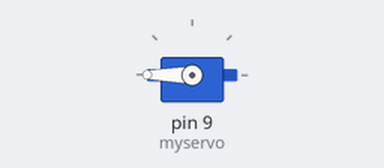
A sketch run on a simulated Arduino Uno, built with avr-gcc and run on an emulated ATmega328P. Parts: servo.

Above: at 1.05 s.
At 12.95 s:
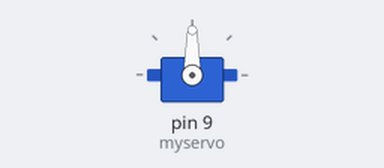
At 24.95 s:
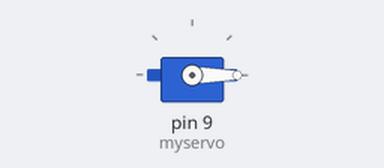
Timing chart, 0 to 32.2 s (numbered marks = the images above):
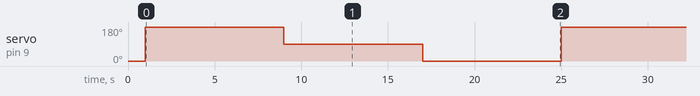

Measured:
- by itself, servo on pin 9 (myservo): repeats every 24.0 s: 90° 8.0 s, 0° 8.0 s, 180° 8.0 s

The sketch:

sketch_Servo_Alignment.ino
```cpp
#include <Servo.h>

Servo myservo;//create servo object to control a servo

void setup()
{
  myservo.attach(9);//attachs the servo on pin 9 to servo object
  myservo.write(0);//back to 0 degrees
  delay(1000);//wait for a second
}

void loop()
{
  myservo.write(180);
  delay(8000);
  myservo.write(90);
  delay(8000);
  myservo.write(0);
  delay(8000);
}
```
